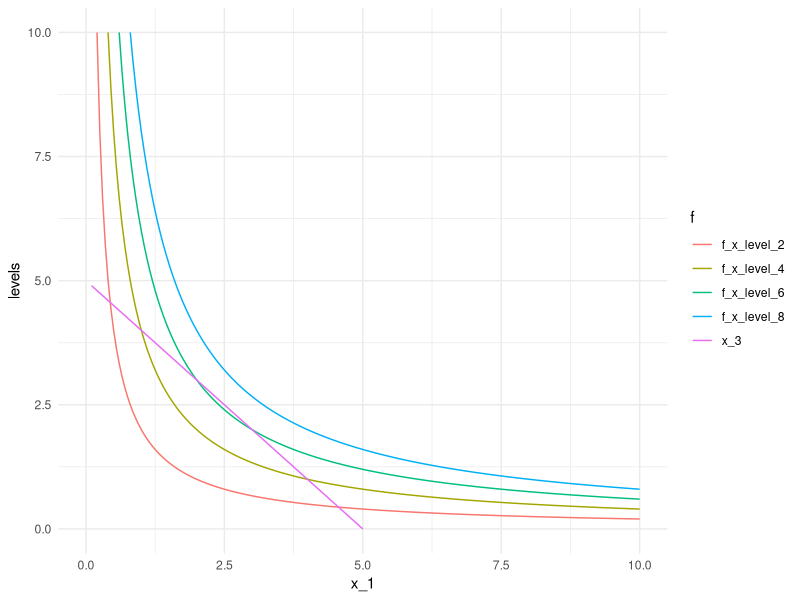
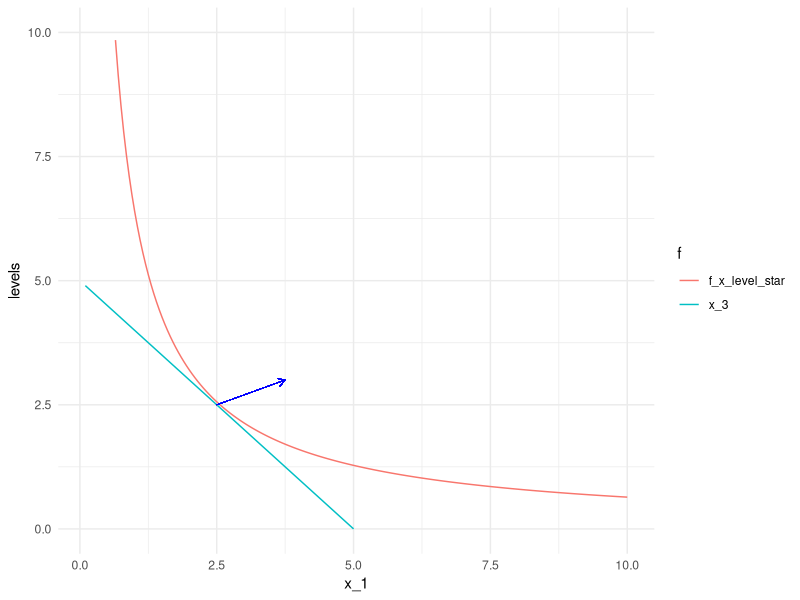
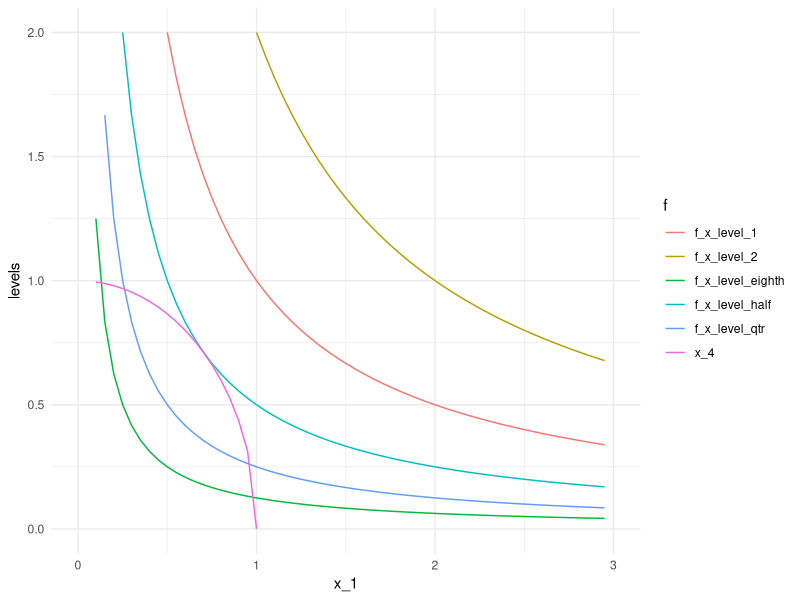

Recreate these plots in R, in order.
## ---- chunk 1

library(tidyverse)
library(rmarkdown)
library(knitr)
library(xml2)

knitr::opts_chunk$set(echo = T, 
                      warning = F, 
                      message = F, 
                      eval = T, 
                      include = T,
                      fig.height=3.5, 
                      fig.width=3.5,
                      fig.align = 'center'
                      )
## ---- chunk 2

x_1 <- seq(0.1, 10, 0.05)
x_2 <- seq(0.1, 10, 0.05)

f_x_level_2 <- 2/x_2 #level sets
f_x_level_4 <- 4/x_2
f_x_level_6 <- 6/x_2
f_x_level_8 <- 8/x_2

x_3 <- 5 - x_2 #constraint set

data_obj_l <- cbind(x_1, 
                    f_x_level_2, 
                    f_x_level_4, 
                    f_x_level_6,
                    f_x_level_8,
                    x_3
                    ) %>% 
  dplyr::as_tibble() %>%
  tidyr::gather(.,
                f_x_level_2:x_3,
                key = "f",
                value = "levels")

ggplot(data_obj_l, aes(x_1, levels, color = f)) +
  geom_line() +
  scale_y_continuous(limits = c(0, 10)) +
  scale_x_continuous(limits = c(0, 10)) +
  theme_minimal()

## ---- chunk 3

f_x_level_star <- 6.4/x_2 #set manually

data_plot_grad <- cbind(x_1, 
                        f_x_level_star,
                        x_3
                        ) %>%
  dplyr::as_tibble() %>%
  tidyr::gather(.,
                c(f_x_level_star, x_3),
                key = 'f',
                value = 'levels'
                )

ggplot(data_plot_grad, aes(x_1, levels, color = f)) +
  geom_line() +
  scale_y_continuous(limits = c(0, 10)) +
  geom_segment(aes(x = 2.5,
                   y = 2.5,
                   xend = 3.75, #set manually
                   yend = 3
                   ),
               color = "blue",
               arrow = arrow(length = unit(0.015, "npc")),
               size = 0.2
               ) +
  theme_minimal()

## ---- chunk 4

x_4 <- sqrt(1 - x_2^2) #inequality constraint

f_x_level_1 <- 1/x_2
f_x_level_half <- 1/(2*x_2)
f_x_level_qtr <- 1/(4*x_2)
f_x_level_eighth <- 1/(8*x_2)

data_plot_ineq <- cbind(x_1, 
                        f_x_level_half,
                        f_x_level_1,
                        f_x_level_2,
                        f_x_level_eighth,
                        f_x_level_qtr,
                        x_4
                        ) %>%
  dplyr::as_tibble() %>%
  tidyr::gather(.,
                f_x_level_half:x_4,
                key = 'f',
                value = 'levels'
                )

ggplot(data_plot_ineq, aes(x_1, levels, color = f)) +
  geom_line() +
  scale_y_continuous(limits = c(0, 2)) +
  scale_x_continuous(limits = c(0, 3)) +
  theme_minimal()
